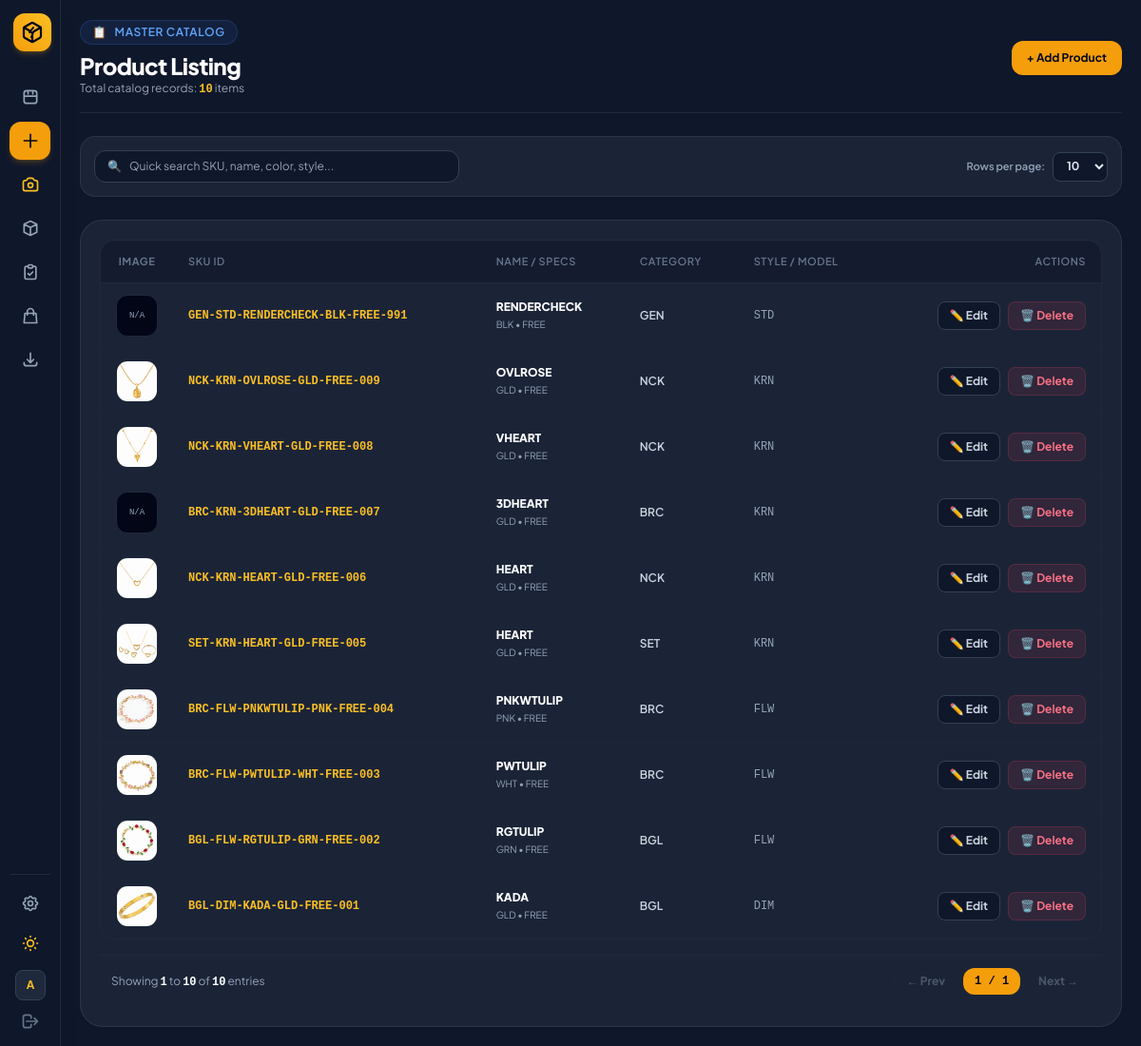
Page /products/list/ (signed in) on the earlier database version.
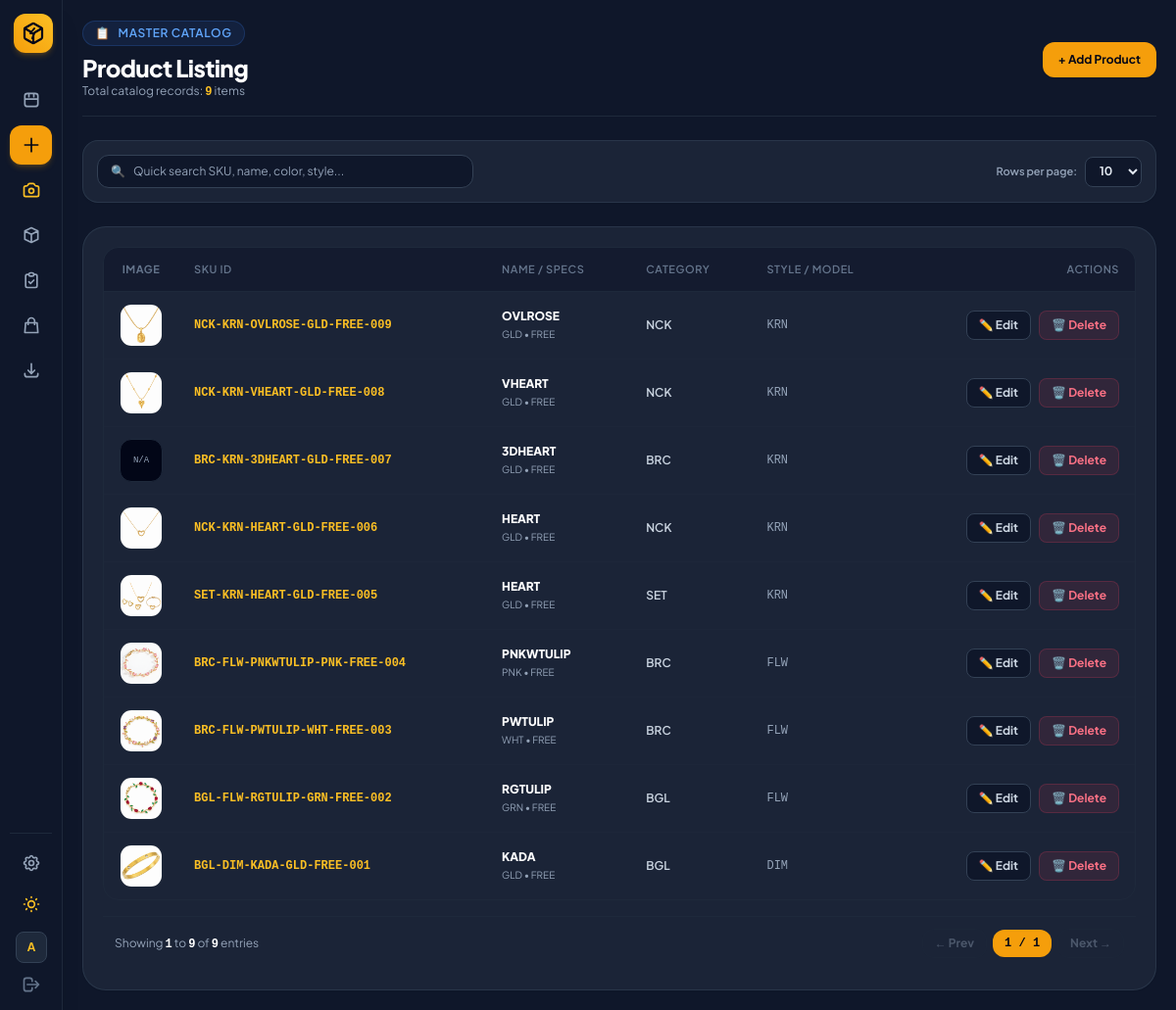
Same page on the later database version.
### sku_manager/models.py (models this page shows, shortened)
class JewelrySKU(models.Model):
    name = models.CharField(max_length=100)
    category = models.CharField(max_length=50, default='General')
    style = models.CharField(max_length=50, blank=True, default='Standard')
    design_model = models.CharField(max_length=50, blank=True, default='')
    size = models.CharField(max_length=30, blank=True, default='Free Size')
    color = models.CharField(max_length=30, blank=True, default='Black')
    number = models.CharField(max_length=10, default='001')
    sku = models.CharField(max_length=100, unique=True, editable=False)
    image = models.ImageField(upload_to='products/', null=True, blank=True)
    is_listed = models.BooleanField(default=True)
    batch_no = models.CharField(max_length=50, blank=True, default='')
    stock = models.PositiveIntegerField(default=0)
    storage_box = models.ForeignKey(StorageBox, on_delete=models.SET_NULL, null=True, blank=True, related_name='skus')
    section_name = models.CharField(max_length=50, blank=True, default='Main Slot')
    purchase_price = models.DecimalField(max_digits=10, decimal_places=2, default=0.00)
    selling_price = models.DecimalField(max_digits=10, decimal_places=2, default=0.00)
    created_at = models.DateTimeField(auto_now_add=True)
    updated_at = models.DateTimeField(auto_now=True)
    class Meta:
        ordering = ['-created_at']

### sku_manager/views.py (the view, shortened to what this page needs)
# urls.py: path('products/list/', views.product_list_view, name='product_list'),
@login_required(login_url='login')
def product_list_view(request):
    search_query = request.GET.get('q', '').strip()
    limit_raw = request.GET.get('limit', '10')
    try:
        limit = int(limit_raw)
    except (ValueError, TypeError):
        limit = 10
    limit = max(5, min(limit, 100))
    products = JewelrySKU.objects.all().order_by('-created_at')
    total_count = products.count()
    paginator = Paginator(products, limit)
    page_number = request.GET.get('page', 1)
    page_obj = paginator.get_page(page_number)
    return render(request, 'sku_manager/product_list.html', {
        'products': page_obj,
        'page_obj': page_obj,
        'search_query': search_query,
        'limit': limit,
        'total_count': total_count,
        'active_page': 'products',
    })

### templates/sku_manager/product_list.html (shortened to what the changed rows need)
{% extends "sku_manager/base.html" %}
{% block content %}
<div class="space-y-6 max-w-6xl mx-auto">
  <header class="flex flex-col sm:flex-row sm:items-center justify-between border-b border-slate-200 dark:border-slate-800 pb-4 gap-4">
    <div>
      <h1 class="text-2xl font-black text-slate-900 dark:text-white tracking-tight">Product Listing</h1>
      <p class="text-xs text-slate-500 dark:text-slate-400">Total catalog records: <strong class="text-amber-600 dark:text-amber-400 font-mono">{{ total_count }}</strong> items</p>
    </div>
  </header>
  <div class="bg-white dark:bg-slate-800/80 border border-slate-200 dark:border-slate-700/60 rounded-3xl p-5 shadow-sm space-y-4">
    <div class="overflow-x-auto rounded-2xl border border-slate-200 dark:border-slate-800">
      <table class="w-full text-left text-xs text-slate-700 dark:text-slate-300" id="productTable">
        <thead class="bg-slate-50 dark:bg-slate-900/60 text-[11px] uppercase tracking-wider text-slate-500 border-b border-slate-200 dark:border-slate-800">
          <tr>
            <th class="py-3.5 px-4 w-16 text-center">Image</th>
            <th class="py-3.5 px-4 font-semibold">SKU ID</th>
            <th class="py-3.5 px-4 font-semibold">Name / Specs</th>
            <th class="py-3.5 px-4 font-semibold">Category</th>
            <th class="py-3.5 px-4 font-semibold">Style / Model</th>
            <th class="py-3.5 px-4 text-right font-semibold">Actions</th>
          </tr>
        </thead>
        <tbody class="divide-y divide-slate-100 dark:divide-slate-800/60" id="tableBody">
          {% for p in products %}
            <tr class="product-row hover:bg-slate-50 dark:hover:bg-slate-800/30 transition">
              <td class="py-3 px-4 text-center">
                <div class="w-11 h-11 rounded-xl bg-slate-100 dark:bg-slate-950 overflow-hidden flex items-center justify-center border border-slate-200 dark:border-slate-800 mx-auto">
                  {% if p.image %}
                    <img src="{{ p.image.url }}" class="w-full h-full object-cover">
                  {% else %}
                    <span class="text-[9px] text-slate-400 font-mono">N/A</span>
                  {% endif %}
                </div>
              </td>
              <td class="py-3 px-4 font-mono font-bold text-amber-600 dark:text-amber-400 row-sku">
                {{ p.sku }}
              </td>
              <td class="py-3 px-4">
                <div class="font-extrabold text-slate-900 dark:text-white text-xs row-name">{{ p.name }}</div>
                <div class="text-[10px] text-slate-400 mt-0.5 row-meta">{{ p.color }} • {{ p.size }}</div>
              </td>
              <td class="py-3 px-4 font-semibold text-slate-700 dark:text-slate-300 row-cat">
                {{ p.category }}
              </td>
              <td class="py-3 px-4 font-mono text-slate-600 dark:text-slate-400 row-style">
                {{ p.style|default:"STD" }}{% if p.design_model %} • {{ p.design_model }}{% endif %}
              </td>
              <td class="py-3 px-4 text-right space-x-1.5 whitespace-nowrap">
                <a href="{% url 'product_edit_details' p.pk %}"
                   class="inline-flex items-center gap-1 bg-slate-100 hover:bg-slate-200 dark:bg-slate-900 dark:hover:bg-slate-700 text-slate-700 dark:text-slate-300 px-3 py-1.5 rounded-lg font-bold border border-slate-200 dark:border-slate-700 transition">
                  ✏️ Edit
                </a>
                <button type="button"
                        onclick="openDeleteModal('{{ p.id }}', '{{ p.sku|escapejs }}', '{{ p.name|escapejs }}')"
                        class="inline-flex items-center gap-1 bg-rose-500/10 hover:bg-rose-500/20 text-rose-600 dark:text-rose-400 border border-rose-500/20 px-3 py-1.5 rounded-lg font-bold transition">
                  🗑️ Delete
                </button>
              </td>
            </tr>
          {% endfor %}
        </tbody>
      </table>
    </div>
    <div class="p-3 border-t border-slate-100 dark:border-slate-800 flex flex-col sm:flex-row items-center justify-between gap-3 text-xs text-slate-500 dark:text-slate-400">
      <div>
        Showing <strong class="text-slate-900 dark:text-white font-mono">{{ page_obj.start_index|default:0 }}</strong> to
        <strong class="text-slate-900 dark:text-white font-mono">{{ page_obj.end_index|default:0 }}</strong> of
        <strong class="text-slate-900 dark:text-white font-mono">{{ total_count }}</strong> entries
      </div>
    </div>
  </div>
</div>
{% endblock %}

Differences in the rows shown:
removed JewelrySKU: image "N/A", sku "GEN-STD-RENDERCHECK-BLK-FREE-991", name "RENDERCHECK", color "BLK", size "FREE", category "GEN", style "STD"
Other differences:
{{ total_count }}: "10" → "9"
{{ page_obj.end_index|default:0 }}: "10" → "9"
